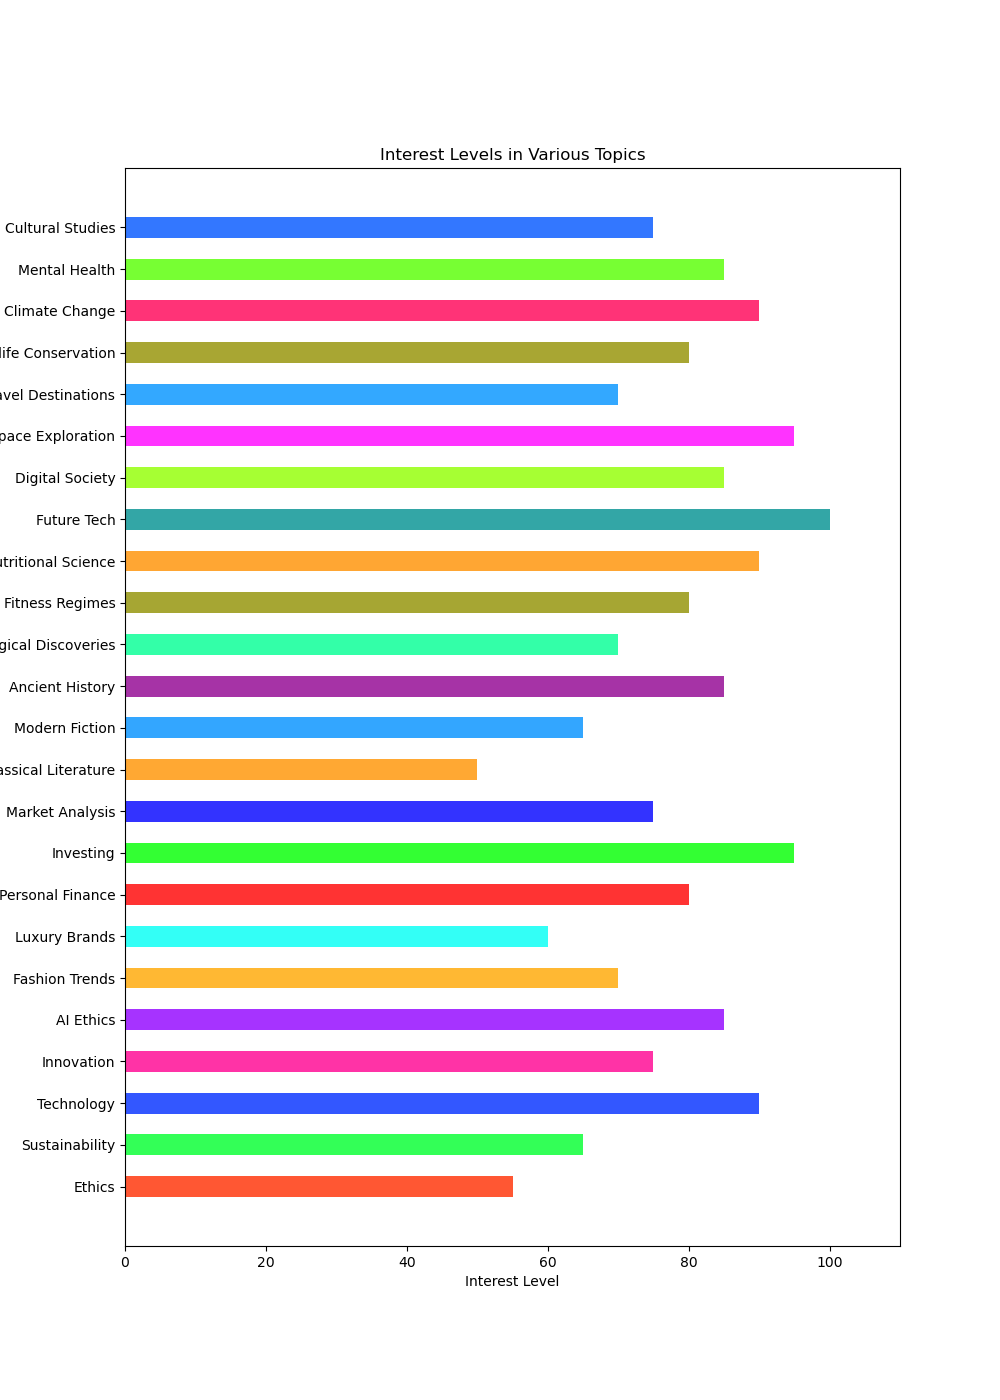

This chart was generated by the following Python code:

import matplotlib.pyplot as plt

# Data
topics = [
    'Ethics', 'Sustainability', 'Technology', 'Innovation', 'AI Ethics', 
    'Fashion Trends', 'Luxury Brands', 'Personal Finance', 'Investing', 
    'Market Analysis', 'Classical Literature', 'Modern Fiction', 
    'Ancient History', 'Archaeological Discoveries', 'Fitness Regimes', 
    'Nutritional Science', 'Future Tech', 'Digital Society', 
    'Space Exploration', 'Travel Destinations', 'Wildlife Conservation', 
    'Climate Change', 'Mental Health', 'Cultural Studies'
]
interest_level = [
    55, 65, 90, 75, 85, 70, 60, 80, 95, 75, 50, 65, 85, 70, 80, 90, 
    100, 85, 95, 70, 80, 90, 85, 75
]

# Plotting the bar chart
plt.figure(figsize=(10, 14))
plt.barh(topics, interest_level, height=0.5, color=[
    '#ff5733', '#33ff57', '#3357ff', '#ff33a6', '#a633ff', '#ffb833', 
    '#33fff6', '#ff3333', '#33ff33', '#3333ff', '#ffa833', '#33a6ff', 
    '#a633a6', '#33ffa8', '#a6a633', '#ffa633', '#33a6a6', '#a6ff33', 
    '#ff33ff', '#33a8ff', '#a8a633', '#ff3377', '#77ff33', '#3377ff'
])

# Customizing the plot
plt.xlabel('Interest Level')
plt.title('Interest Levels in Various Topics')
plt.xlim(0, 110)

# Show the plot
plt.show()
